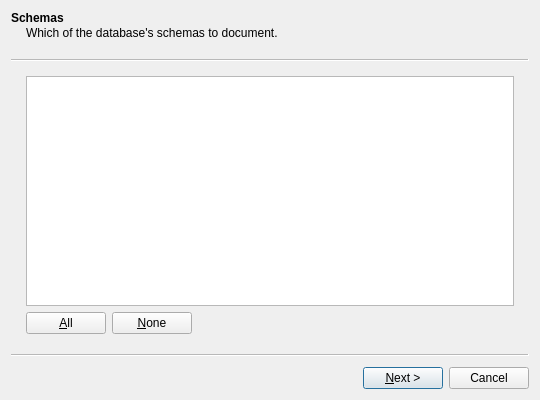
<?xml version="1.0" encoding="UTF-8"?>
<ui version="4.0">
 <class>DocGenWizard</class>
 <widget class="QWizard" name="DocGenWizard">
  <property name="geometry">
   <rect>
    <x>0</x>
    <y>0</y>
    <width>540</width>
    <height>400</height>
   </rect>
  </property>
  <property name="windowTitle">
   <string>Schema Documentation</string>
  </property>
  <property name="options">
   <set>QWizard::NoBackButtonOnStartPage|QWizard::NoCancelButtonOnLastPage</set>
  </property>
  <widget class="slonisko::DocGenPage" name="schemasPage">
   <property name="title">
    <string>Schemas</string>
   </property>
   <property name="subTitle">
    <string>Which of the database's schemas to document.</string>
   </property>
   <layout class="QVBoxLayout" name="schemasLayout">
    <item>
     <widget class="QListWidget" name="schemas"/>
    </item>
    <item>
     <layout class="QHBoxLayout" name="schemaButtonsLayout">
      <item>
       <widget class="QPushButton" name="allSchemas">
        <property name="text">
         <string>&amp;All</string>
        </property>
       </widget>
      </item>
      <item>
       <widget class="QPushButton" name="noSchemas">
        <property name="text">
         <string>&amp;None</string>
        </property>
       </widget>
      </item>
      <item>
       <widget class="QLabel" name="schemasStatus">
        <property name="sizePolicy">
         <sizepolicy hsizetype="Expanding" vsizetype="Preferred">
          <horstretch>0</horstretch>
          <verstretch>0</verstretch>
         </sizepolicy>
        </property>
        <property name="alignment">
         <set>Qt::AlignRight|Qt::AlignVCenter</set>
        </property>
       </widget>
      </item>
     </layout>
    </item>
   </layout>
  </widget>
  <widget class="slonisko::DocGenPage" name="outputPage">
   <property name="title">
    <string>Format and Folder</string>
   </property>
   <property name="subTitle">
    <string>What to write, and where to.</string>
   </property>
   <layout class="QFormLayout" name="outputLayout">
    <item row="0" column="0">
     <widget class="QLabel" name="formatLabel">
      <property name="text">
       <string>&amp;Format:</string>
      </property>
      <property name="buddy">
       <cstring>format</cstring>
      </property>
     </widget>
    </item>
    <item row="0" column="1">
     <widget class="QComboBox" name="format"/>
    </item>
    <item row="1" column="0">
     <widget class="QLabel" name="outputLabel">
      <property name="text">
       <string>F&amp;older:</string>
      </property>
      <property name="buddy">
       <cstring>output</cstring>
      </property>
     </widget>
    </item>
    <item row="1" column="1">
     <layout class="QHBoxLayout" name="folderLayout">
      <item>
       <widget class="QLineEdit" name="output"/>
      </item>
      <item>
       <widget class="QPushButton" name="browse">
        <property name="text">
         <string>&amp;Browse…</string>
        </property>
       </widget>
      </item>
     </layout>
    </item>
    <item row="2" column="0">
     <widget class="QLabel" name="antoraLabel">
      <property name="text">
       <string>Antora &amp;component:</string>
      </property>
      <property name="buddy">
       <cstring>antoraName</cstring>
      </property>
     </widget>
    </item>
    <item row="2" column="1">
     <widget class="QLineEdit" name="antoraName">
      <property name="text">
       <string>schema</string>
      </property>
     </widget>
    </item>
    <item row="3" column="0" colspan="2">
     <widget class="QCheckBox" name="openWhenDone">
      <property name="text">
       <string>&amp;Open when finished</string>
      </property>
      <property name="checked">
       <bool>true</bool>
      </property>
     </widget>
    </item>
   </layout>
  </widget>
  <widget class="slonisko::DocGenPage" name="contentsPage">
   <property name="title">
    <string>Contents</string>
   </property>
   <property name="subTitle">
    <string>What the pages say besides the catalog.</string>
   </property>
   <layout class="QFormLayout" name="contentsLayout">
    <item row="0" column="0">
     <widget class="QLabel" name="titleLabel">
      <property name="text">
       <string>&amp;Title:</string>
      </property>
      <property name="buddy">
       <cstring>title</cstring>
      </property>
     </widget>
    </item>
    <item row="0" column="1">
     <widget class="QLineEdit" name="title">
      <property name="placeholderText">
       <string>The database's name</string>
      </property>
     </widget>
    </item>
    <item row="1" column="0">
     <widget class="QLabel" name="descriptionLabel">
      <property name="text">
       <string>&amp;Introduction:</string>
      </property>
      <property name="buddy">
       <cstring>description</cstring>
      </property>
     </widget>
    </item>
    <item row="1" column="1">
     <widget class="QPlainTextEdit" name="description">
      <property name="tabChangesFocus">
       <bool>true</bool>
      </property>
      <property name="placeholderText">
       <string>Text for the home page</string>
      </property>
     </widget>
    </item>
    <item row="2" column="1">
     <widget class="QWidget" name="documentationOptions">
      <layout class="QGridLayout" name="documentationOptionsLayout">
       <property name="leftMargin">
        <number>0</number>
       </property>
       <property name="topMargin">
        <number>0</number>
       </property>
       <property name="rightMargin">
        <number>0</number>
       </property>
       <property name="bottomMargin">
        <number>0</number>
       </property>
       <item row="0" column="0">
        <widget class="QCheckBox" name="diagrams">
         <property name="text">
          <string>Dia&amp;grams</string>
         </property>
         <property name="checked">
          <bool>true</bool>
         </property>
        </widget>
       </item>
       <item row="0" column="1">
        <widget class="QCheckBox" name="definitions">
         <property name="text">
          <string>SQL &amp;definitions</string>
         </property>
         <property name="checked">
          <bool>true</bool>
         </property>
        </widget>
       </item>
       <item row="1" column="0">
        <widget class="QCheckBox" name="symbolIndex">
         <property name="text">
          <string>Inde&amp;x of names</string>
         </property>
         <property name="checked">
          <bool>true</bool>
         </property>
        </widget>
       </item>
       <item row="1" column="1">
        <widget class="QCheckBox" name="partitions">
         <property name="text">
          <string>A page for each &amp;partition</string>
         </property>
        </widget>
       </item>
      </layout>
     </widget>
    </item>
    <item row="3" column="1">
     <widget class="QWidget" name="reportOptions">
      <layout class="QGridLayout" name="reportOptionsLayout">
       <property name="leftMargin">
        <number>0</number>
       </property>
       <property name="topMargin">
        <number>0</number>
       </property>
       <property name="rightMargin">
        <number>0</number>
       </property>
       <property name="bottomMargin">
        <number>0</number>
       </property>
       <item row="0" column="0">
        <widget class="QCheckBox" name="health">
         <property name="toolTip">
          <string>Read the statistics and the server's state too, not only the catalog</string>
         </property>
         <property name="text">
          <string>Server and database &amp;health</string>
         </property>
         <property name="checked">
          <bool>true</bool>
         </property>
        </widget>
       </item>
       <item row="0" column="1">
        <widget class="QCheckBox" name="notices">
         <property name="toolTip">
          <string>Findings only worth knowing, beside warnings and critical ones</string>
         </property>
         <property name="text">
          <string>&amp;Notices</string>
         </property>
         <property name="checked">
          <bool>true</bool>
         </property>
        </widget>
       </item>
      </layout>
     </widget>
    </item>
   </layout>
  </widget>
  <widget class="slonisko::DocGenPage" name="generatePage">
   <property name="title">
    <string>Writing</string>
   </property>
   <property name="subTitle">
    <string>The catalog is read and the pages written.</string>
   </property>
   <layout class="QVBoxLayout" name="generateLayout">
    <item>
     <widget class="QProgressBar" name="progress"/>
    </item>
    <item>
     <widget class="QLabel" name="status">
      <property name="wordWrap">
       <bool>true</bool>
      </property>
      <property name="textInteractionFlags">
       <set>Qt::TextSelectableByMouse</set>
      </property>
     </widget>
    </item>
    <item>
     <spacer name="generateSpacer">
      <property name="orientation">
       <enum>Qt::Vertical</enum>
      </property>
     </spacer>
    </item>
   </layout>
  </widget>
 </widget>
 <customwidgets>
  <customwidget>
   <class>slonisko::DocGenPage</class>
   <extends>QWizardPage</extends>
   <header>DocGenWizard.h</header>
   <container>1</container>
  </customwidget>
 </customwidgets>
 <tabstops>
  <tabstop>schemas</tabstop>
  <tabstop>allSchemas</tabstop>
  <tabstop>noSchemas</tabstop>
  <tabstop>format</tabstop>
  <tabstop>output</tabstop>
  <tabstop>browse</tabstop>
  <tabstop>antoraName</tabstop>
  <tabstop>openWhenDone</tabstop>
  <tabstop>title</tabstop>
  <tabstop>description</tabstop>
  <tabstop>diagrams</tabstop>
  <tabstop>definitions</tabstop>
  <tabstop>symbolIndex</tabstop>
  <tabstop>partitions</tabstop>
  <tabstop>health</tabstop>
  <tabstop>notices</tabstop>
 </tabstops>
 <resources/>
 <connections/>
</ui>
